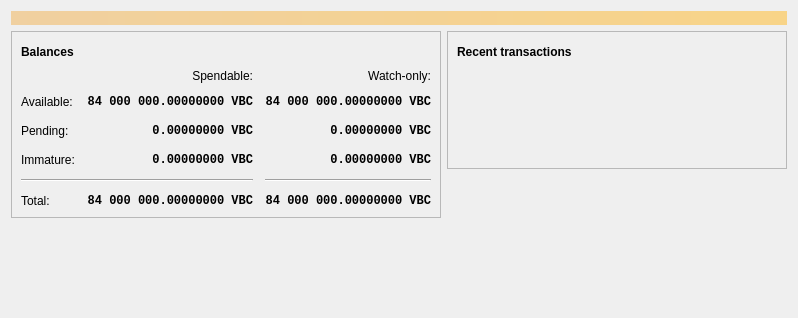
<?xml version="1.0" encoding="UTF-8"?>
<ui version="4.0">
 <class>OverviewPage</class>
 <widget class="QWidget" name="OverviewPage">
  <property name="geometry">
   <rect>
    <x>0</x>
    <y>0</y>
    <width>798</width>
    <height>318</height>
   </rect>
  </property>
  <property name="windowTitle">
   <string>Form</string>
  </property>
  <layout class="QVBoxLayout" name="topLayout">
   <item>
    <widget class="QLabel" name="labelAlerts">
     <property name="visible">
      <bool>false</bool>
     </property>
     <property name="styleSheet">
      <string notr="true">QLabel { background-color: qlineargradient(x1: 0, y1: 0, x2: 1, y2: 0, stop:0 #F0D0A0, stop:1 #F8D488); color:#000000; }</string>
     </property>
     <property name="wordWrap">
      <bool>true</bool>
     </property>
     <property name="margin">
      <number>3</number>
     </property>
     <property name="textInteractionFlags">
      <set>Qt::TextSelectableByMouse</set>
     </property>
    </widget>
   </item>
   <item>
    <layout class="QHBoxLayout" name="horizontalLayout" stretch="1,1">
     <item>
      <layout class="QVBoxLayout" name="verticalLayout_2">
       <item>
        <widget class="QFrame" name="frame">
         <property name="frameShape">
          <enum>QFrame::StyledPanel</enum>
         </property>
         <property name="frameShadow">
          <enum>QFrame::Raised</enum>
         </property>
         <layout class="QVBoxLayout" name="verticalLayout_4">
          <item>
           <layout class="QHBoxLayout" name="horizontalLayout_4">
            <item>
             <widget class="QLabel" name="label_5">
              <property name="font">
               <font>
                <weight>75</weight>
                <bold>true</bold>
               </font>
              </property>
              <property name="text">
               <string>Balances</string>
              </property>
             </widget>
            </item>
            <item>
             <widget class="QPushButton" name="labelWalletStatus">
              <property name="enabled">
               <bool>true</bool>
              </property>
              <property name="maximumSize">
               <size>
                <width>30</width>
                <height>16777215</height>
               </size>
              </property>
              <property name="toolTip">
               <string>The displayed information may be out of date. Your wallet automatically synchronizes with the Vibit network after a connection is established, but this process has not completed yet.</string>
              </property>
              <property name="text">
               <string/>
              </property>
              <property name="icon">
               <iconset resource="../bitcoin.qrc">
                <normaloff>:/icons/warning</normaloff>
                <disabledoff>:/icons/warning</disabledoff>:/icons/warning</iconset>
              </property>
              <property name="iconSize">
               <size>
                <width>24</width>
                <height>24</height>
               </size>
              </property>
              <property name="flat">
               <bool>true</bool>
              </property>
             </widget>
            </item>
            <item>
             <spacer name="horizontalSpacer_3">
              <property name="orientation">
               <enum>Qt::Horizontal</enum>
              </property>
              <property name="sizeHint" stdset="0">
               <size>
                <width>40</width>
                <height>20</height>
               </size>
              </property>
             </spacer>
            </item>
           </layout>
          </item>
          <item>
           <layout class="QGridLayout" name="gridLayout">
            <property name="spacing">
             <number>12</number>
            </property>
            <item row="2" column="2">
             <widget class="QLabel" name="labelWatchPending">
              <property name="font">
               <font>
                <family>Monospace</family>
                <weight>75</weight>
                <bold>true</bold>
               </font>
              </property>
              <property name="cursor">
               <cursorShape>IBeamCursor</cursorShape>
              </property>
              <property name="toolTip">
               <string>Unconfirmed transactions to watch-only addresses</string>
              </property>
              <property name="text">
               <string notr="true">0.00000000 VBC</string>
              </property>
              <property name="alignment">
               <set>Qt::AlignRight|Qt::AlignTrailing|Qt::AlignVCenter</set>
              </property>
              <property name="textInteractionFlags">
               <set>Qt::LinksAccessibleByMouse|Qt::TextSelectableByKeyboard|Qt::TextSelectableByMouse</set>
              </property>
             </widget>
            </item>
            <item row="2" column="1">
             <widget class="QLabel" name="labelUnconfirmed">
              <property name="font">
               <font>
                <family>Monospace</family>
                <weight>75</weight>
                <bold>true</bold>
               </font>
              </property>
              <property name="cursor">
               <cursorShape>IBeamCursor</cursorShape>
              </property>
              <property name="toolTip">
               <string>Total of transactions that have yet to be confirmed, and do not yet count toward the spendable balance</string>
              </property>
              <property name="text">
               <string notr="true">0.00000000 VBC</string>
              </property>
              <property name="alignment">
               <set>Qt::AlignRight|Qt::AlignTrailing|Qt::AlignVCenter</set>
              </property>
              <property name="textInteractionFlags">
               <set>Qt::LinksAccessibleByMouse|Qt::TextSelectableByKeyboard|Qt::TextSelectableByMouse</set>
              </property>
             </widget>
            </item>
            <item row="3" column="2">
             <widget class="QLabel" name="labelWatchImmature">
              <property name="font">
               <font>
                <family>Monospace</family>
                <weight>75</weight>
                <bold>true</bold>
               </font>
              </property>
              <property name="cursor">
               <cursorShape>IBeamCursor</cursorShape>
              </property>
              <property name="toolTip">
               <string>Mined balance in watch-only addresses that has not yet matured</string>
              </property>
              <property name="text">
               <string notr="true">0.00000000 VBC</string>
              </property>
              <property name="alignment">
               <set>Qt::AlignRight|Qt::AlignTrailing|Qt::AlignVCenter</set>
              </property>
              <property name="textInteractionFlags">
               <set>Qt::LinksAccessibleByMouse|Qt::TextSelectableByKeyboard|Qt::TextSelectableByMouse</set>
              </property>
             </widget>
            </item>
            <item row="4" column="0" colspan="2">
             <widget class="Line" name="line">
              <property name="orientation">
               <enum>Qt::Horizontal</enum>
              </property>
             </widget>
            </item>
            <item row="4" column="2">
             <widget class="Line" name="lineWatchBalance">
              <property name="sizePolicy">
               <sizepolicy hsizetype="Preferred" vsizetype="Fixed">
                <horstretch>0</horstretch>
                <verstretch>0</verstretch>
               </sizepolicy>
              </property>
              <property name="minimumSize">
               <size>
                <width>140</width>
                <height>0</height>
               </size>
              </property>
              <property name="orientation">
               <enum>Qt::Horizontal</enum>
              </property>
             </widget>
            </item>
            <item row="5" column="0">
             <widget class="QLabel" name="labelTotalText">
              <property name="text">
               <string>Total:</string>
              </property>
             </widget>
            </item>
            <item row="3" column="1">
             <widget class="QLabel" name="labelImmature">
              <property name="font">
               <font>
                <family>Monospace</family>
                <weight>75</weight>
                <bold>true</bold>
               </font>
              </property>
              <property name="cursor">
               <cursorShape>IBeamCursor</cursorShape>
              </property>
              <property name="toolTip">
               <string>Mined balance that has not yet matured</string>
              </property>
              <property name="text">
               <string notr="true">0.00000000 VBC</string>
              </property>
              <property name="alignment">
               <set>Qt::AlignRight|Qt::AlignTrailing|Qt::AlignVCenter</set>
              </property>
              <property name="textInteractionFlags">
               <set>Qt::LinksAccessibleByMouse|Qt::TextSelectableByKeyboard|Qt::TextSelectableByMouse</set>
              </property>
             </widget>
            </item>
            <item row="2" column="3">
             <spacer name="horizontalSpacer_2">
              <property name="orientation">
               <enum>Qt::Horizontal</enum>
              </property>
              <property name="sizeHint" stdset="0">
               <size>
                <width>40</width>
                <height>20</height>
               </size>
              </property>
             </spacer>
            </item>
            <item row="3" column="0">
             <widget class="QLabel" name="labelImmatureText">
              <property name="text">
               <string>Immature:</string>
              </property>
             </widget>
            </item>
            <item row="5" column="1">
             <widget class="QLabel" name="labelTotal">
              <property name="font">
               <font>
                <family>Monospace</family>
                <weight>75</weight>
                <bold>true</bold>
               </font>
              </property>
              <property name="cursor">
               <cursorShape>IBeamCursor</cursorShape>
              </property>
              <property name="toolTip">
               <string>Your current total balance</string>
              </property>
              <property name="text">
               <string notr="true">84 000 000.00000000 VBC</string>
              </property>
              <property name="alignment">
               <set>Qt::AlignRight|Qt::AlignTrailing|Qt::AlignVCenter</set>
              </property>
              <property name="textInteractionFlags">
               <set>Qt::LinksAccessibleByMouse|Qt::TextSelectableByKeyboard|Qt::TextSelectableByMouse</set>
              </property>
             </widget>
            </item>
            <item row="5" column="2">
             <widget class="QLabel" name="labelWatchTotal">
              <property name="font">
               <font>
                <family>Monospace</family>
                <weight>75</weight>
                <bold>true</bold>
               </font>
              </property>
              <property name="cursor">
               <cursorShape>IBeamCursor</cursorShape>
              </property>
              <property name="toolTip">
               <string>Current total balance in watch-only addresses</string>
              </property>
              <property name="text">
               <string notr="true">84 000 000.00000000 VBC</string>
              </property>
              <property name="alignment">
               <set>Qt::AlignRight|Qt::AlignTrailing|Qt::AlignVCenter</set>
              </property>
              <property name="textInteractionFlags">
               <set>Qt::LinksAccessibleByMouse|Qt::TextSelectableByKeyboard|Qt::TextSelectableByMouse</set>
              </property>
             </widget>
            </item>
            <item row="0" column="2">
             <widget class="QLabel" name="labelWatchonly">
              <property name="text">
               <string>Watch-only:</string>
              </property>
              <property name="alignment">
               <set>Qt::AlignRight|Qt::AlignTrailing|Qt::AlignVCenter</set>
              </property>
             </widget>
            </item>
            <item row="1" column="0">
             <widget class="QLabel" name="labelBalanceText">
              <property name="text">
               <string>Available:</string>
              </property>
             </widget>
            </item>
            <item row="1" column="1">
             <widget class="QLabel" name="labelBalance">
              <property name="font">
               <font>
                <family>Monospace</family>
                <weight>75</weight>
                <bold>true</bold>
               </font>
              </property>
              <property name="cursor">
               <cursorShape>IBeamCursor</cursorShape>
              </property>
              <property name="toolTip">
               <string>Your current spendable balance</string>
              </property>
              <property name="text">
               <string notr="true">84 000 000.00000000 VBC</string>
              </property>
              <property name="alignment">
               <set>Qt::AlignRight|Qt::AlignTrailing|Qt::AlignVCenter</set>
              </property>
              <property name="textInteractionFlags">
               <set>Qt::LinksAccessibleByMouse|Qt::TextSelectableByKeyboard|Qt::TextSelectableByMouse</set>
              </property>
             </widget>
            </item>
            <item row="1" column="2">
             <widget class="QLabel" name="labelWatchAvailable">
              <property name="font">
               <font>
                <family>Monospace</family>
                <weight>75</weight>
                <bold>true</bold>
               </font>
              </property>
              <property name="cursor">
               <cursorShape>IBeamCursor</cursorShape>
              </property>
              <property name="toolTip">
               <string>Your current balance in watch-only addresses</string>
              </property>
              <property name="text">
               <string notr="true">84 000 000.00000000 VBC</string>
              </property>
              <property name="alignment">
               <set>Qt::AlignRight|Qt::AlignTrailing|Qt::AlignVCenter</set>
              </property>
              <property name="textInteractionFlags">
               <set>Qt::LinksAccessibleByMouse|Qt::TextSelectableByKeyboard|Qt::TextSelectableByMouse</set>
              </property>
             </widget>
            </item>
            <item row="2" column="0">
             <widget class="QLabel" name="labelPendingText">
              <property name="text">
               <string>Pending:</string>
              </property>
             </widget>
            </item>
            <item row="0" column="1">
             <widget class="QLabel" name="labelSpendable">
              <property name="text">
               <string>Spendable:</string>
              </property>
              <property name="alignment">
               <set>Qt::AlignRight|Qt::AlignTrailing|Qt::AlignVCenter</set>
              </property>
             </widget>
            </item>
           </layout>
          </item>
         </layout>
        </widget>
       </item>
       <item>
        <spacer name="verticalSpacer">
         <property name="orientation">
          <enum>Qt::Vertical</enum>
         </property>
         <property name="sizeHint" stdset="0">
          <size>
           <width>20</width>
           <height>40</height>
          </size>
         </property>
        </spacer>
       </item>
      </layout>
     </item>
     <item>
      <layout class="QVBoxLayout" name="verticalLayout_3">
       <item>
        <widget class="QFrame" name="frame_2">
         <property name="frameShape">
          <enum>QFrame::StyledPanel</enum>
         </property>
         <property name="frameShadow">
          <enum>QFrame::Raised</enum>
         </property>
         <layout class="QVBoxLayout" name="verticalLayout">
          <item>
           <layout class="QHBoxLayout" name="horizontalLayout_2">
            <item>
             <widget class="QLabel" name="label_4">
              <property name="font">
               <font>
                <weight>75</weight>
                <bold>true</bold>
               </font>
              </property>
              <property name="text">
               <string>Recent transactions</string>
              </property>
             </widget>
            </item>
            <item>
             <widget class="QPushButton" name="labelTransactionsStatus">
              <property name="enabled">
               <bool>true</bool>
              </property>
              <property name="maximumSize">
               <size>
                <width>30</width>
                <height>16777215</height>
               </size>
              </property>
              <property name="toolTip">
               <string>The displayed information may be out of date. Your wallet automatically synchronizes with the Vibit network after a connection is established, but this process has not completed yet.</string>
              </property>
              <property name="text">
               <string/>
              </property>
              <property name="icon">
               <iconset resource="../bitcoin.qrc">
                <normaloff>:/icons/warning</normaloff>
                <disabledoff>:/icons/warning</disabledoff>:/icons/warning</iconset>
              </property>
              <property name="iconSize">
               <size>
                <width>24</width>
                <height>24</height>
               </size>
              </property>
              <property name="flat">
               <bool>true</bool>
              </property>
             </widget>
            </item>
            <item>
             <spacer name="horizontalSpacer">
              <property name="orientation">
               <enum>Qt::Horizontal</enum>
              </property>
              <property name="sizeHint" stdset="0">
               <size>
                <width>40</width>
                <height>20</height>
               </size>
              </property>
             </spacer>
            </item>
           </layout>
          </item>
          <item>
           <widget class="TransactionOverviewWidget" name="listTransactions">
            <property name="styleSheet">
             <string notr="true">QListView { background: transparent; }</string>
            </property>
            <property name="frameShape">
             <enum>QFrame::NoFrame</enum>
            </property>
            <property name="verticalScrollBarPolicy">
             <enum>Qt::ScrollBarAlwaysOff</enum>
            </property>
            <property name="horizontalScrollBarPolicy">
             <enum>Qt::ScrollBarAlwaysOff</enum>
            </property>
            <property name="sizeAdjustPolicy">
             <enum>QAbstractScrollArea::AdjustToContents</enum>
            </property>
            <property name="selectionMode">
             <enum>QAbstractItemView::NoSelection</enum>
            </property>
            <property name="uniformItemSizes">
             <bool>true</bool>
            </property>
           </widget>
          </item>
         </layout>
        </widget>
       </item>
       <item>
        <spacer name="verticalSpacer_2">
         <property name="orientation">
          <enum>Qt::Vertical</enum>
         </property>
         <property name="sizeHint" stdset="0">
          <size>
           <width>20</width>
           <height>40</height>
          </size>
         </property>
        </spacer>
       </item>
      </layout>
     </item>
    </layout>
   </item>
  </layout>
 </widget>
 <customwidgets>
  <customwidget>
   <class>TransactionOverviewWidget</class>
   <extends>QListView</extends>
   <header>qt/transactionoverviewwidget.h</header>
  </customwidget>
 </customwidgets>
 <resources/>
 <connections/>
</ui>
